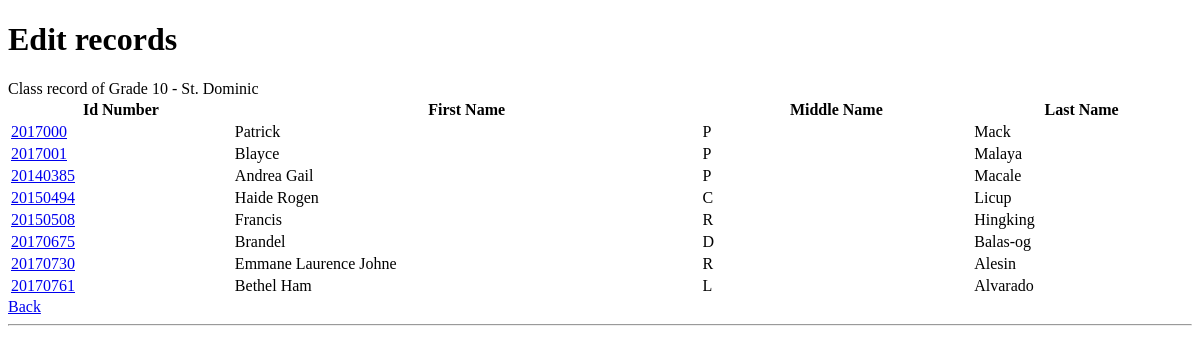
The app's page /classrecord.php?id=G10a, older data.
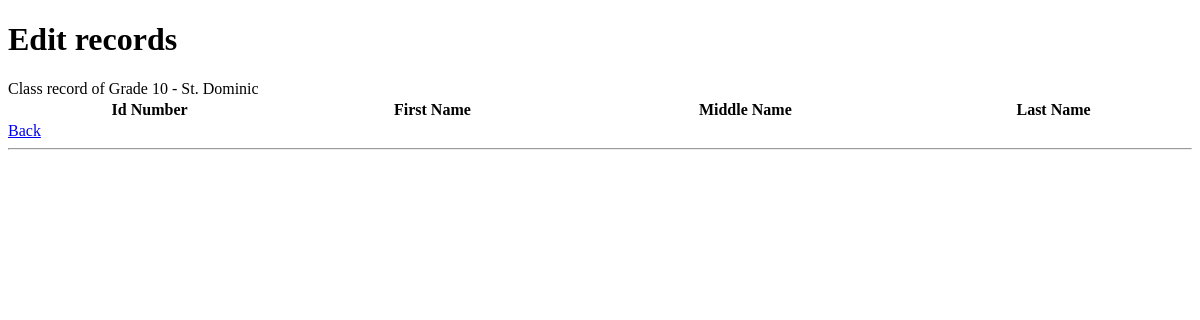
The same page, newer data.
### tables this page shows
CREATE TABLE `level` (
  `Level_code` varchar(5) NOT NULL,
  `Year_level` varchar(100) DEFAULT NULL,
  `Section` varchar(50) DEFAULT NULL,
  PRIMARY KEY (`Level_code`)
);

CREATE TABLE `student` (
  `StudentID` varchar(30) NOT NULL,
  `Lname` varchar(100) DEFAULT NULL,
  `Fname` varchar(100) DEFAULT NULL,
  `Mname` varchar(100) DEFAULT NULL,
  `Gender` varchar(10) NOT NULL,
  `Address` varchar(100) DEFAULT NULL,
  `Level_code` varchar(5) DEFAULT NULL,
  `Date_enrolled` date DEFAULT NULL,
  `School_Year` varchar(20) DEFAULT NULL,
  PRIMARY KEY (`StudentID`),
  KEY `Level_code` (`Level_code`),
  CONSTRAINT `student_ibfk_1` FOREIGN KEY (`Level_code`) REFERENCES `level` (`Level_code`)
);

### classrecord.php (the view, shortened to what this page needs)
<!DOCTYPE html>
<html lang="en">
<head>
</head>
<body>
    <?php
        $cn   = new connection();
        $conn = $cn->connectDB($_SESSION['database']);
        $edit_key = isset($_GET['id']) ? mysqli_real_escape_string($conn, $_GET['id']) : '';
     ?>
    <div id="page-wrapper">
        <div class="row">
            <div class="col-lg-12">
                <h1 class="page-header">Edit records</h1>
            </div>
        </div>
        <div class="row">
            <div class="col-lg-12">
                <div class="panel panel-default">
                    <div class="panel-heading">
                      <?php
                          $query = "SELECT * FROM level WHERE Level_code = '$edit_key'";
                          $result = mysqli_query($conn, $query) or die('Error: ' .mysqli_error($conn));
                          while ($row = mysqli_fetch_row($result))
                            echo "Class record of " .$row[1]. " - " . $row[2];
                      ?>
                    </div>
                    <div class="panel-body">
                        <table width="100%" class="table table-striped table-bordered table-hover" id="dataTables-example">
                            <thead>
                                <tr>
                                    <th>Id Number</th>
                                    <th>First Name</th>
                                    <th>Middle Name</th>
                                    <th>Last Name</th>
                                </tr>
                            </thead>
                            <tbody>
                              <?php
                                  $query = "SELECT * FROM student WHERE Level_code = '$edit_key'";
                                  $result = mysqli_query($conn, $query) or die('Error: ' .mysqli_error($conn));
                                  while ($row = mysqli_fetch_row($result)) {
            									?>
                                      <tr>
                                          <td>
                                              <a href="student_ledger.php?id=<?php echo $row[0]; ?>">
                                                <?php echo $row[0]; ?>
                                              </a>
                                            </td>
                                            <td>
                                                <?php echo $row[2]; ?>
                                              </td>
                                              <td>
                                                <?php echo $row[3]; ?>
                                            </td>
                                              <td>
                                                  <?php echo $row[1]; ?>
                                              </td>
                                      </tr>
              <?php
						}
					?>
                            </tbody>
                        </table>
                    </div>
                </div>
                <tfoot>
                  <tr>
                    <td valign="bottom" align="right">
                      <a href="adminrecords.php" id="someButton" class="btn btn-default pull-right" align="right">
                       Back
                     </a>
                    </td>
                  </tr>
                </tfoot>
            </div>
        </div>
    </div>
    <hr>
</body>
</html>

Row changes from the older to the newer data that the page shows:
removed student: StudentID "2017000", Fname "Patrick", Mname "P", Lname "Mack"
removed student: StudentID "2017001", Fname "Blayce", Mname "P", Lname "Malaya"
removed student: StudentID "20140385", Fname "Andrea Gail", Mname "P", Lname "Macale"
removed student: StudentID "20150494", Fname "Haide Rogen", Mname "C", Lname "Licup"
removed student: StudentID "20150508", Fname "Francis", Mname "R", Lname "Hingking"
removed student: StudentID "20170675", Fname "Brandel", Mname "D", Lname "Balas-og"
removed student: StudentID "20170730", Fname "Emmane Laurence Johne", Mname "R", Lname "Alesin"
removed student: StudentID "20170761", Fname "Bethel Ham", Mname "L", Lname "Alvarado"
